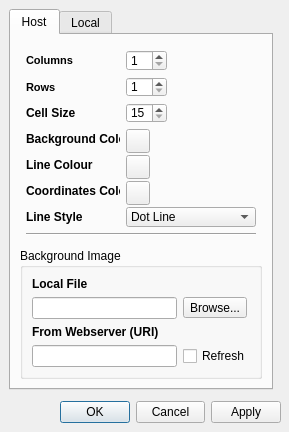
<?xml version="1.0" encoding="UTF-8"?>
<ui version="4.0">
 <class>GridDialog</class>
 <widget class="QDialog" name="GridDialog">
  <property name="geometry">
   <rect>
    <x>0</x>
    <y>0</y>
    <width>289</width>
    <height>432</height>
   </rect>
  </property>
  <property name="windowTitle">
   <string>Grid Settings</string>
  </property>
  <widget class="QDialogButtonBox" name="buttonBox">
   <property name="geometry">
    <rect>
     <x>60</x>
     <y>400</y>
     <width>221</width>
     <height>25</height>
    </rect>
   </property>
   <property name="orientation">
    <enum>Qt::Horizontal</enum>
   </property>
   <property name="standardButtons">
    <set>QDialogButtonBox::Apply|QDialogButtonBox::Cancel|QDialogButtonBox::Ok</set>
   </property>
  </widget>
  <widget class="QTabWidget" name="tabWidget">
   <property name="geometry">
    <rect>
     <x>9</x>
     <y>9</y>
     <width>264</width>
     <height>381</height>
    </rect>
   </property>
   <property name="currentIndex">
    <number>0</number>
   </property>
   <widget class="QWidget" name="tab">
    <attribute name="title">
     <string>Host</string>
    </attribute>
    <layout class="QFormLayout" name="formLayout_3">
     <item row="0" column="0" colspan="2">
      <layout class="QGridLayout" name="gridLayout_4">
       <property name="margin">
        <number>6</number>
       </property>
       <item row="0" column="0">
        <widget class="QLabel" name="label">
         <property name="font">
          <font>
           <pointsize>8</pointsize>
           <weight>75</weight>
           <bold>true</bold>
          </font>
         </property>
         <property name="text">
          <string>Columns</string>
         </property>
        </widget>
       </item>
       <item row="0" column="1">
        <widget class="QSpinBox" name="columnEdit">
         <property name="correctionMode">
          <enum>QAbstractSpinBox::CorrectToNearestValue</enum>
         </property>
         <property name="minimum">
          <number>1</number>
         </property>
         <property name="maximum">
          <number>52</number>
         </property>
        </widget>
       </item>
       <item row="1" column="0">
        <widget class="QLabel" name="label_2">
         <property name="font">
          <font>
           <pointsize>8</pointsize>
           <weight>75</weight>
           <bold>true</bold>
          </font>
         </property>
         <property name="text">
          <string>Rows</string>
         </property>
        </widget>
       </item>
       <item row="1" column="1">
        <widget class="QSpinBox" name="rowEdit">
         <property name="correctionMode">
          <enum>QAbstractSpinBox::CorrectToNearestValue</enum>
         </property>
         <property name="minimum">
          <number>1</number>
         </property>
         <property name="maximum">
          <number>52</number>
         </property>
        </widget>
       </item>
       <item row="2" column="0">
        <widget class="QLabel" name="label_6">
         <property name="font">
          <font>
           <weight>75</weight>
           <bold>true</bold>
          </font>
         </property>
         <property name="text">
          <string>Cell Size</string>
         </property>
        </widget>
       </item>
       <item row="2" column="1">
        <widget class="QSpinBox" name="boxEdit">
         <property name="correctionMode">
          <enum>QAbstractSpinBox::CorrectToNearestValue</enum>
         </property>
         <property name="minimum">
          <number>15</number>
         </property>
         <property name="maximum">
          <number>99</number>
         </property>
         <property name="singleStep">
          <number>1</number>
         </property>
         <property name="value">
          <number>15</number>
         </property>
        </widget>
       </item>
       <item row="3" column="0">
        <widget class="QLabel" name="label_3">
         <property name="font">
          <font>
           <weight>75</weight>
           <bold>true</bold>
          </font>
         </property>
         <property name="text">
          <string>Background Colour</string>
         </property>
        </widget>
       </item>
       <item row="3" column="1">
        <widget class="QToolButton" name="bgColourButton">
         <property name="minimumSize">
          <size>
           <width>24</width>
           <height>24</height>
          </size>
         </property>
         <property name="maximumSize">
          <size>
           <width>24</width>
           <height>24</height>
          </size>
         </property>
         <property name="text">
          <string/>
         </property>
        </widget>
       </item>
       <item row="4" column="0">
        <widget class="QLabel" name="label_4">
         <property name="font">
          <font>
           <weight>75</weight>
           <bold>true</bold>
          </font>
         </property>
         <property name="text">
          <string>Line Colour</string>
         </property>
        </widget>
       </item>
       <item row="4" column="1">
        <widget class="QToolButton" name="lnColourButton">
         <property name="minimumSize">
          <size>
           <width>24</width>
           <height>24</height>
          </size>
         </property>
         <property name="maximumSize">
          <size>
           <width>24</width>
           <height>24</height>
          </size>
         </property>
         <property name="text">
          <string/>
         </property>
        </widget>
       </item>
       <item row="5" column="0">
        <widget class="QLabel" name="label_5">
         <property name="font">
          <font>
           <weight>75</weight>
           <bold>true</bold>
          </font>
         </property>
         <property name="text">
          <string>Coordinates Colour</string>
         </property>
        </widget>
       </item>
       <item row="5" column="1">
        <widget class="QToolButton" name="coColourButton">
         <property name="minimumSize">
          <size>
           <width>24</width>
           <height>24</height>
          </size>
         </property>
         <property name="maximumSize">
          <size>
           <width>24</width>
           <height>24</height>
          </size>
         </property>
         <property name="text">
          <string/>
         </property>
        </widget>
       </item>
       <item row="6" column="0">
        <widget class="QLabel" name="lineStyleLabel_2">
         <property name="font">
          <font>
           <weight>75</weight>
           <bold>true</bold>
          </font>
         </property>
         <property name="text">
          <string>Line Style</string>
         </property>
        </widget>
       </item>
       <item row="6" column="1" colspan="2">
        <widget class="QComboBox" name="lineStyleComboBoxHost">
         <property name="currentIndex">
          <number>3</number>
         </property>
         <property name="sizeAdjustPolicy">
          <enum>QComboBox::AdjustToContentsOnFirstShow</enum>
         </property>
         <item>
          <property name="text">
           <string>No Line</string>
          </property>
         </item>
         <item>
          <property name="text">
           <string>Solid Line</string>
          </property>
         </item>
         <item>
          <property name="text">
           <string>Dash Line</string>
          </property>
         </item>
         <item>
          <property name="text">
           <string>Dot Line</string>
          </property>
         </item>
         <item>
          <property name="text">
           <string>Dash Dot Line</string>
          </property>
         </item>
         <item>
          <property name="text">
           <string>Dash Dot Dot Line</string>
          </property>
         </item>
        </widget>
       </item>
       <item row="7" column="0" colspan="3">
        <widget class="Line" name="line">
         <property name="orientation">
          <enum>Qt::Horizontal</enum>
         </property>
        </widget>
       </item>
      </layout>
     </item>
     <item row="1" column="0" colspan="2">
      <widget class="QGroupBox" name="groupBox_4">
       <property name="title">
        <string>Background Image</string>
       </property>
       <layout class="QGridLayout" name="gridLayout">
        <item row="0" column="0">
         <widget class="QLabel" name="label_7">
          <property name="font">
           <font>
            <weight>75</weight>
            <bold>true</bold>
           </font>
          </property>
          <property name="text">
           <string>Local File</string>
          </property>
         </widget>
        </item>
        <item row="1" column="0">
         <widget class="QLineEdit" name="bgImageEdit"/>
        </item>
        <item row="1" column="1">
         <widget class="QToolButton" name="bgImageBrowseButton">
          <property name="text">
           <string>Browse...</string>
          </property>
         </widget>
        </item>
        <item row="3" column="0">
         <widget class="QLineEdit" name="bgURIEdit"/>
        </item>
        <item row="2" column="0">
         <widget class="QLabel" name="label_9">
          <property name="font">
           <font>
            <weight>75</weight>
            <bold>true</bold>
           </font>
          </property>
          <property name="text">
           <string>From Webserver (URI)</string>
          </property>
         </widget>
        </item>
        <item row="3" column="1">
         <widget class="QCheckBox" name="bgURIRefresh">
          <property name="text">
           <string>Refresh</string>
          </property>
         </widget>
        </item>
       </layout>
       <zorder>label_7</zorder>
       <zorder>label_7</zorder>
       <zorder>label_7</zorder>
       <zorder>bgImageEdit</zorder>
       <zorder>bgImageBrowseButton</zorder>
       <zorder>bgURIEdit</zorder>
       <zorder>label_9</zorder>
       <zorder>bgURIRefresh</zorder>
      </widget>
     </item>
    </layout>
   </widget>
   <widget class="QWidget" name="tab_2">
    <attribute name="title">
     <string>Local</string>
    </attribute>
    <widget class="QGroupBox" name="groupBox">
     <property name="geometry">
      <rect>
       <x>9</x>
       <y>9</y>
       <width>251</width>
       <height>171</height>
      </rect>
     </property>
     <property name="title">
      <string>Grid Defaults</string>
     </property>
     <widget class="QWidget" name="formLayoutWidget_2">
      <property name="geometry">
       <rect>
        <x>10</x>
        <y>10</y>
        <width>232</width>
        <height>157</height>
       </rect>
      </property>
      <layout class="QGridLayout" name="gridLayout_2">
       <item row="0" column="0">
        <widget class="QLabel" name="backgroundColourLabel">
         <property name="font">
          <font>
           <weight>75</weight>
           <bold>true</bold>
          </font>
         </property>
         <property name="text">
          <string>Background Colour</string>
         </property>
        </widget>
       </item>
       <item row="0" column="1">
        <widget class="QToolButton" name="bgColourButtonLocal">
         <property name="minimumSize">
          <size>
           <width>24</width>
           <height>24</height>
          </size>
         </property>
         <property name="maximumSize">
          <size>
           <width>24</width>
           <height>24</height>
          </size>
         </property>
         <property name="text">
          <string/>
         </property>
        </widget>
       </item>
       <item row="1" column="0">
        <widget class="QLabel" name="lineColourLabel">
         <property name="font">
          <font>
           <weight>75</weight>
           <bold>true</bold>
          </font>
         </property>
         <property name="text">
          <string>Line Colour</string>
         </property>
        </widget>
       </item>
       <item row="1" column="1">
        <widget class="QToolButton" name="lnColourButtonLocal">
         <property name="minimumSize">
          <size>
           <width>24</width>
           <height>24</height>
          </size>
         </property>
         <property name="maximumSize">
          <size>
           <width>24</width>
           <height>24</height>
          </size>
         </property>
         <property name="text">
          <string/>
         </property>
        </widget>
       </item>
       <item row="2" column="0">
        <widget class="QLabel" name="coordinatesColourLabel">
         <property name="font">
          <font>
           <weight>75</weight>
           <bold>true</bold>
          </font>
         </property>
         <property name="text">
          <string>Coordinates Colour</string>
         </property>
        </widget>
       </item>
       <item row="2" column="1">
        <widget class="QToolButton" name="coColourButtonLocal">
         <property name="minimumSize">
          <size>
           <width>24</width>
           <height>24</height>
          </size>
         </property>
         <property name="maximumSize">
          <size>
           <width>24</width>
           <height>24</height>
          </size>
         </property>
         <property name="text">
          <string/>
         </property>
        </widget>
       </item>
       <item row="3" column="0">
        <widget class="QLabel" name="lineStyleLabel">
         <property name="font">
          <font>
           <weight>75</weight>
           <bold>true</bold>
          </font>
         </property>
         <property name="text">
          <string>Line Style</string>
         </property>
        </widget>
       </item>
       <item row="3" column="1">
        <widget class="QComboBox" name="lineStyleComboBox">
         <property name="currentIndex">
          <number>3</number>
         </property>
         <property name="sizeAdjustPolicy">
          <enum>QComboBox::AdjustToContentsOnFirstShow</enum>
         </property>
         <item>
          <property name="text">
           <string>No Line</string>
          </property>
         </item>
         <item>
          <property name="text">
           <string>Solid Line</string>
          </property>
         </item>
         <item>
          <property name="text">
           <string>Dash Line</string>
          </property>
         </item>
         <item>
          <property name="text">
           <string>Dot Line</string>
          </property>
         </item>
         <item>
          <property name="text">
           <string>Dash Dot Line</string>
          </property>
         </item>
         <item>
          <property name="text">
           <string>Dash Dot Dot Line</string>
          </property>
         </item>
        </widget>
       </item>
       <item row="4" column="0">
        <widget class="QLabel" name="cellSizeLabel">
         <property name="font">
          <font>
           <weight>75</weight>
           <bold>true</bold>
          </font>
         </property>
         <property name="text">
          <string>Cell Size</string>
         </property>
        </widget>
       </item>
       <item row="4" column="1">
        <widget class="QSpinBox" name="cellSizeSpinBox">
         <property name="minimum">
          <number>15</number>
         </property>
         <property name="value">
          <number>20</number>
         </property>
        </widget>
       </item>
       <item row="5" column="1">
        <widget class="QCheckBox" name="overrideHostCheckBox">
         <property name="text">
          <string/>
         </property>
        </widget>
       </item>
       <item row="5" column="0">
        <widget class="QLabel" name="label_8">
         <property name="font">
          <font>
           <weight>75</weight>
           <bold>true</bold>
          </font>
         </property>
         <property name="text">
          <string>Override Host</string>
         </property>
        </widget>
       </item>
      </layout>
     </widget>
    </widget>
    <widget class="QGroupBox" name="groupBox_3">
     <property name="geometry">
      <rect>
       <x>10</x>
       <y>180</y>
       <width>251</width>
       <height>71</height>
      </rect>
     </property>
     <property name="title">
      <string>Margins</string>
     </property>
     <widget class="QWidget" name="formLayoutWidget_3">
      <property name="geometry">
       <rect>
        <x>10</x>
        <y>10</y>
        <width>161</width>
        <height>51</height>
       </rect>
      </property>
      <layout class="QGridLayout" name="gridLayout_3" columnstretch="1,0">
       <item row="0" column="0">
        <widget class="QLabel" name="horizontalMarginLabel">
         <property name="font">
          <font>
           <weight>75</weight>
           <bold>true</bold>
          </font>
         </property>
         <property name="text">
          <string>Horizontal</string>
         </property>
        </widget>
       </item>
       <item row="1" column="0">
        <widget class="QLabel" name="verticalMarginLabel">
         <property name="font">
          <font>
           <weight>75</weight>
           <bold>true</bold>
          </font>
         </property>
         <property name="text">
          <string>Vertical</string>
         </property>
        </widget>
       </item>
       <item row="0" column="1">
        <widget class="QSpinBox" name="horizontalMarginSpinBox">
         <property name="correctionMode">
          <enum>QAbstractSpinBox::CorrectToNearestValue</enum>
         </property>
         <property name="minimum">
          <number>1</number>
         </property>
         <property name="value">
          <number>20</number>
         </property>
        </widget>
       </item>
       <item row="1" column="1">
        <widget class="QSpinBox" name="verticalMarginSpinBox">
         <property name="correctionMode">
          <enum>QAbstractSpinBox::CorrectToNearestValue</enum>
         </property>
         <property name="minimum">
          <number>1</number>
         </property>
         <property name="value">
          <number>15</number>
         </property>
        </widget>
       </item>
      </layout>
     </widget>
    </widget>
    <widget class="QGroupBox" name="groupBox_2">
     <property name="geometry">
      <rect>
       <x>9</x>
       <y>250</y>
       <width>251</width>
       <height>61</height>
      </rect>
     </property>
     <property name="title">
      <string>Coordinates Font</string>
     </property>
     <widget class="QWidget" name="horizontalLayoutWidget">
      <property name="geometry">
       <rect>
        <x>9</x>
        <y>15</y>
        <width>239</width>
        <height>36</height>
       </rect>
      </property>
      <layout class="QHBoxLayout" name="horizontalLayout">
       <item>
        <widget class="QFontComboBox" name="coFontComboBox">
         <property name="editable">
          <bool>false</bool>
         </property>
         <property name="currentIndex">
          <number>3</number>
         </property>
         <property name="sizeAdjustPolicy">
          <enum>QComboBox::AdjustToContentsOnFirstShow</enum>
         </property>
         <property name="fontFilters">
          <set>QFontComboBox::MonospacedFonts</set>
         </property>
         <property name="currentFont">
          <font>
           <family>Courier New</family>
          </font>
         </property>
        </widget>
       </item>
       <item>
        <widget class="QComboBox" name="coSizeComboBox">
         <property name="maximumSize">
          <size>
           <width>1677215</width>
           <height>16777215</height>
          </size>
         </property>
         <property name="currentIndex">
          <number>2</number>
         </property>
         <property name="maxVisibleItems">
          <number>10</number>
         </property>
         <property name="sizeAdjustPolicy">
          <enum>QComboBox::AdjustToContents</enum>
         </property>
         <item>
          <property name="text">
           <string>6</string>
          </property>
         </item>
         <item>
          <property name="text">
           <string>7</string>
          </property>
         </item>
         <item>
          <property name="text">
           <string>8</string>
          </property>
         </item>
         <item>
          <property name="text">
           <string>9</string>
          </property>
         </item>
         <item>
          <property name="text">
           <string>10</string>
          </property>
         </item>
         <item>
          <property name="text">
           <string>11</string>
          </property>
         </item>
         <item>
          <property name="text">
           <string>12</string>
          </property>
         </item>
         <item>
          <property name="text">
           <string>14</string>
          </property>
         </item>
         <item>
          <property name="text">
           <string>16</string>
          </property>
         </item>
         <item>
          <property name="text">
           <string>18</string>
          </property>
         </item>
         <item>
          <property name="text">
           <string>20</string>
          </property>
         </item>
         <item>
          <property name="text">
           <string>22</string>
          </property>
         </item>
         <item>
          <property name="text">
           <string>24</string>
          </property>
         </item>
         <item>
          <property name="text">
           <string>26</string>
          </property>
         </item>
         <item>
          <property name="text">
           <string>28</string>
          </property>
         </item>
         <item>
          <property name="text">
           <string>36</string>
          </property>
         </item>
         <item>
          <property name="text">
           <string>48</string>
          </property>
         </item>
         <item>
          <property name="text">
           <string>72</string>
          </property>
         </item>
        </widget>
       </item>
      </layout>
     </widget>
    </widget>
   </widget>
  </widget>
 </widget>
 <tabstops>
  <tabstop>columnEdit</tabstop>
  <tabstop>rowEdit</tabstop>
  <tabstop>boxEdit</tabstop>
  <tabstop>bgColourButton</tabstop>
  <tabstop>lnColourButton</tabstop>
  <tabstop>coColourButton</tabstop>
  <tabstop>buttonBox</tabstop>
 </tabstops>
 <resources/>
 <connections>
  <connection>
   <sender>buttonBox</sender>
   <signal>accepted()</signal>
   <receiver>GridDialog</receiver>
   <slot>accept()</slot>
   <hints>
    <hint type="sourcelabel">
     <x>248</x>
     <y>254</y>
    </hint>
    <hint type="destinationlabel">
     <x>157</x>
     <y>274</y>
    </hint>
   </hints>
  </connection>
  <connection>
   <sender>buttonBox</sender>
   <signal>rejected()</signal>
   <receiver>GridDialog</receiver>
   <slot>reject()</slot>
   <hints>
    <hint type="sourcelabel">
     <x>316</x>
     <y>260</y>
    </hint>
    <hint type="destinationlabel">
     <x>286</x>
     <y>274</y>
    </hint>
   </hints>
  </connection>
 </connections>
</ui>
